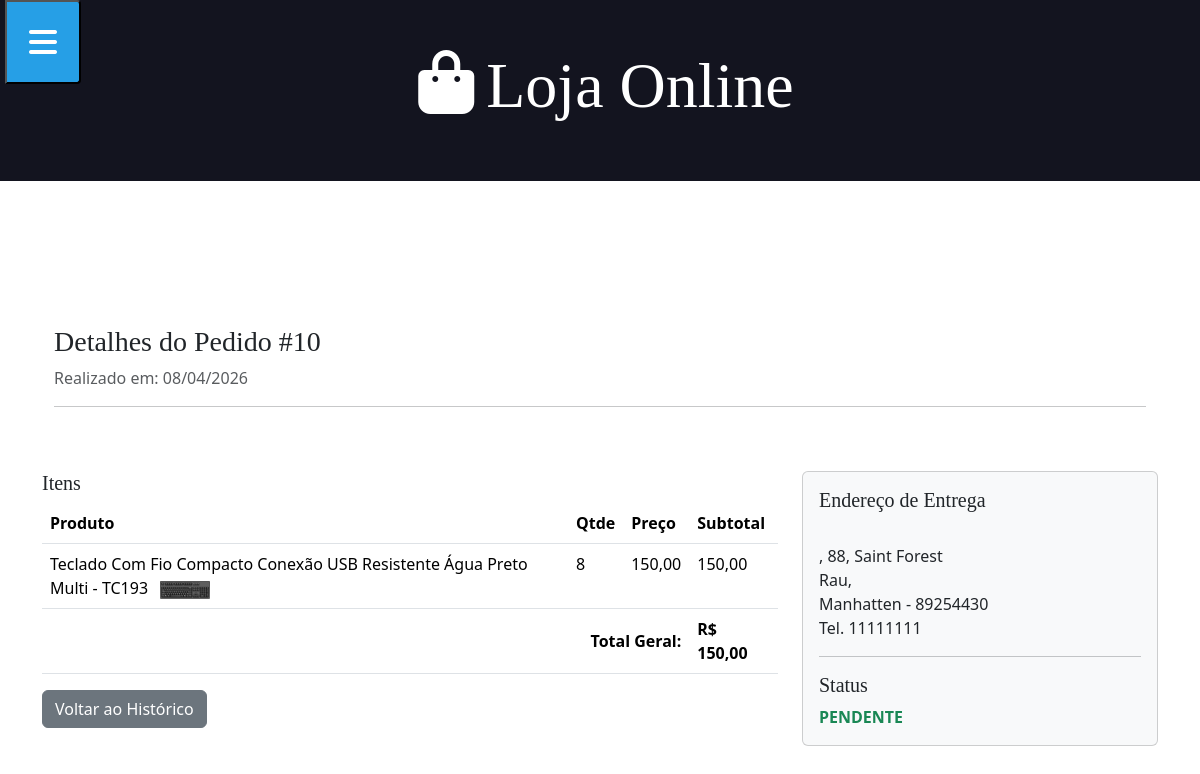
Before: /pedido/10 (signed in) with the older database file.
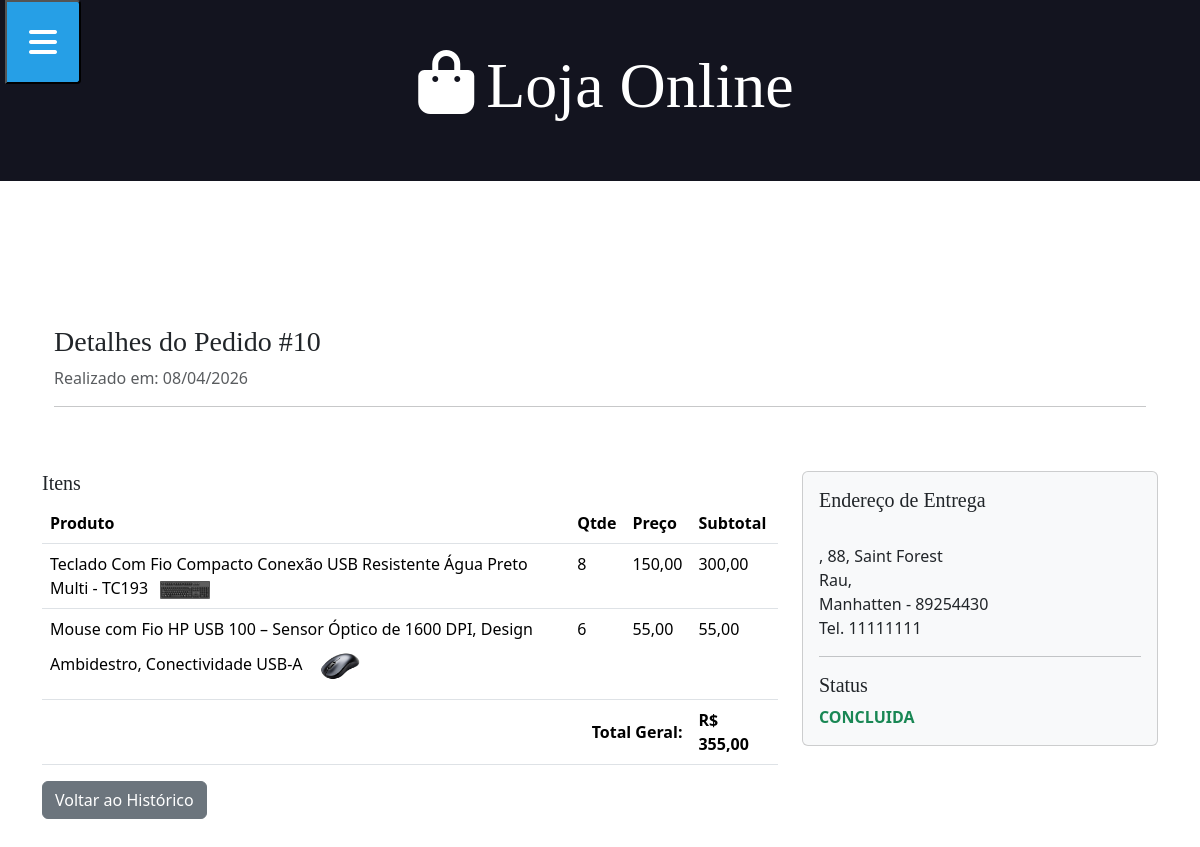
After: the same page with the newer database file.
### aplicacao/models.py (models this page shows, shortened)
class Venda(models.Model):
    STATUS_CHOICES = (
        ('P', 'PENDENTE'),
        ('C', 'CONCLUIDA'),
        ('X', 'CANCELADA')
    )
    status = models.CharField(max_length=1, choices=STATUS_CHOICES, default='P')
    data = models.DateField(auto_now_add=True)
    cliente = models.ForeignKey(User,on_delete = models.CASCADE)
    @property
    def total(self):
        total = 0
        for item in self.itemvenda_set.all():
                total += item.produto.preco * item.qtde
        return total

class ItemVenda(models.Model):
    venda = models.ForeignKey(Venda, on_delete=models.CASCADE)
    produto = models.ForeignKey(Produto, on_delete=models.CASCADE)
    qtde = models.IntegerField(null=True, blank=True)
    @property
    def subtotal(self):
        return self.produto.preco*self.qtde

class Produto(models.Model):
    nome = models.CharField(max_length=100, null=True, blank=True)
    preco = models.DecimalField(decimal_places=2, max_digits=10, null=True, blank=True)
    qtde = models.IntegerField(null=True, blank=True)
    descricao = models.TextField(null=True, blank=True)
    data = models.DateField(null=True, blank=True)
    imagem = models.ImageField(upload_to='produtos/', null=True, blank=True)
    itemVenda = models.ManyToManyField(Venda)

class Perfil (models.Model):
    telefone = models.CharField(max_length=10, null=True, blank=True)
    endereco = models.CharField(max_length=100, null=True, blank=True)
    numero = models.PositiveIntegerField(null=True, blank=True)
    bairro = models.CharField(max_length=100, null=True, blank=True)
    cidade = models.CharField(max_length=100, null=True, blank=True)
    complemento = models.CharField(max_length=100, null=True, blank=True)
    cep = models.CharField(max_length=100, null=True, blank=True)
    cliente = models.OneToOneField(User, on_delete = models.CASCADE)

### aplicacao/views.py (the view)
# urls.py: path('pedido/<int:venda_id>', views.detalhe_pedido, name="urldetalhe_pedido"),
@login_required
def detalhe_pedido(request, venda_id):
    venda = get_object_or_404(Venda, id = venda_id, cliente = request.user)
    if venda.cliente != request.user:
            return redirect("historico_pedidos")
    itens = venda.itemvenda_set.all()
    try:
        perfil = Perfil.objects.get(cliente = request.user)
    except Perfil.DoesNotExist:
        perfil = None
    context = {
        'venda': venda,
        'itens': itens,
        'perfil': perfil,
    }
    return render(request, 'detalhe_pedido.html', context)

### aplicacao/templates/detalhe_pedido.html
{% extends 'global/base.html' %}
{% block content %}
<div class="container ">
  <div class="container mt-5">
    <div class="row">
      <div class="col-md-12">
        <h3>Detalhes do Pedido #{{ venda.id }}</h3>
        <p class="text-muted">Realizado em: {{ venda.data|date:'d/m/Y' }}</p>
        <hr />
      </div>
    </div>
  </div>
  <div class="row">
    <div class="col-md-8">
      <h5>Itens</h5>
      <table class="table">
        <thead>
          <tr>
            <th>Produto</th>
            <th>Qtde</th>
            <th>Preço</th>
            <th>Subtotal</th>
          </tr>
        </thead>
        <tbody>
          {% for item in itens %}
            <tr>
              <td>
                {{ item.produto.nome }}
                {% if item.produto.imagem %}
                  <img src="{{ item.produto.imagem.url }}" alt=" {{ item.produto.nome }}" width="50" class="ms-2" />
                {% endif %}
              </td>
              <td>{{ item.produto.qtde }}</td>
              <td>{{ item.produto.preco }}</td>
              <td>{{ item.subtotal }}</td>
            </tr>
          {% endfor %}
        </tbody>
        <tfoot>
          <tr>
            <th colspan="3" class="text-end">Total Geral:</th>
            <th>R$ {{ venda.total }}</th>
          </tr>
        </tfoot>
      </table>
      <a href="{% url 'urlhistorico' %}" class="btn btn-secondary">Voltar ao Histórico</a>
    </div>
    <div class="col-md-4">
      <div class="card bg-light">
        <div class="card-body">
          <h5>Endereço de Entrega</h5>
          {% if perfil  %}
            <p class="card-text">
              <strong>{{ perfil.cliente.first_name}} {{ perfil.cliente.last_name }}</strong> <br>
              {{ perfil.rua }}, {{ perfil.numero }}, {{ perfil.complemento }} <br>
              {{ perfil.bairro }}, <br>
              {{ perfil.cidade }} - {{perfil.cep}} <br>
              Tel. {{ perfil.telefone }}
            </p>
          {% endif %}
          <hr />
          <h5 class="card-title">Status</h5>
          <p class="card-text text-success fw-bold">{{ venda.get_status_display }}</p>
        </div>
      </div>
    </div>
  </div>
</div>
{% endblock %}

### aplicacao/templates/global/base.html (shortened to what this page needs)
{% load bootstrap5 %}
{% load static %}
<!DOCTYPE html>
<html lang="pt-br">
<head>
    <link rel="stylesheet" href="https://cdnjs.cloudflare.com/ajax/libs/font-awesome/7.0.1/css/all.min.css">
    <link rel="stylesheet" href="{% static 'css/styles.css' %}">
    {% bootstrap_css %}
</head>
<body>
    {% include 'global/menu.html' %}
    {% include 'global/header.html' %}
    {% block content %}
    {% endblock %}
</body>
</html>

### aplicacao/templates/global/menu.html (shortened to what this page needs)
<button class="button-show-menu button-show-menu-visible">
  <i class="fas fa-bars"></i>
</button>

### aplicacao/templates/global/header.html (shortened to what this page needs)
<header class="main-header-container">
    <div class="main-header container">
        <h1>
            <a class="main-logo" href="{% url 'urlentrar' %}">
                <i class="fas fa-regular fa-bag-shopping main-logo-icon"></i>
                <span class="main-logo-text">Loja Online</span>
            </a>
        </h1>
    </div>
</header>

### static/css/styles.css (style rules this page uses)
.container { max-width: 144rem; margin: 0 auto; padding: 3rem; }
.main-header-container { background: #13141f; }
h1, h2, h3, h4, h5, h6 { font-family: 'Roboto Slab', serif; }
.main-logo { font-size: 4rem; color: #fff; text-decoration: none; display: flex; align-items: center; justify-content: center; width: fit-content; margin: 0 auto; }
.button-show-menu { position: fixed; left: 265px; top: 0; color: #fff; background-color: #269fe6; font-size: 2rem; z-index: 3; padding: 1rem; visibility: hidden; opacity: 0; transition: all 300ms ease-in-out; border-radius: 0 4px 4px 0; cursor: pointer; }
.button-show-menu-visible { visibility: visible; opacity: 1; left: 5px; }

Changed rows visible on the page:
changed Venda id 10: total "150,00" → "355,00"; status "PENDENTE" → "CONCLUIDA"
changed ItemVenda "Teclado Com Fio Compacto Conexão USB Resistente Água Preto Multi - TC193": subtotal "150,00" → "300,00"
added ItemVenda: produto.nome "Mouse com Fio HP USB 100 – Sensor Óptico de 1600 DPI, Design Ambidestro, Conectividade USB-A", produto.imagem (picture), produto.qtde "6", produto.preco "55,00", subtotal "55,00"
